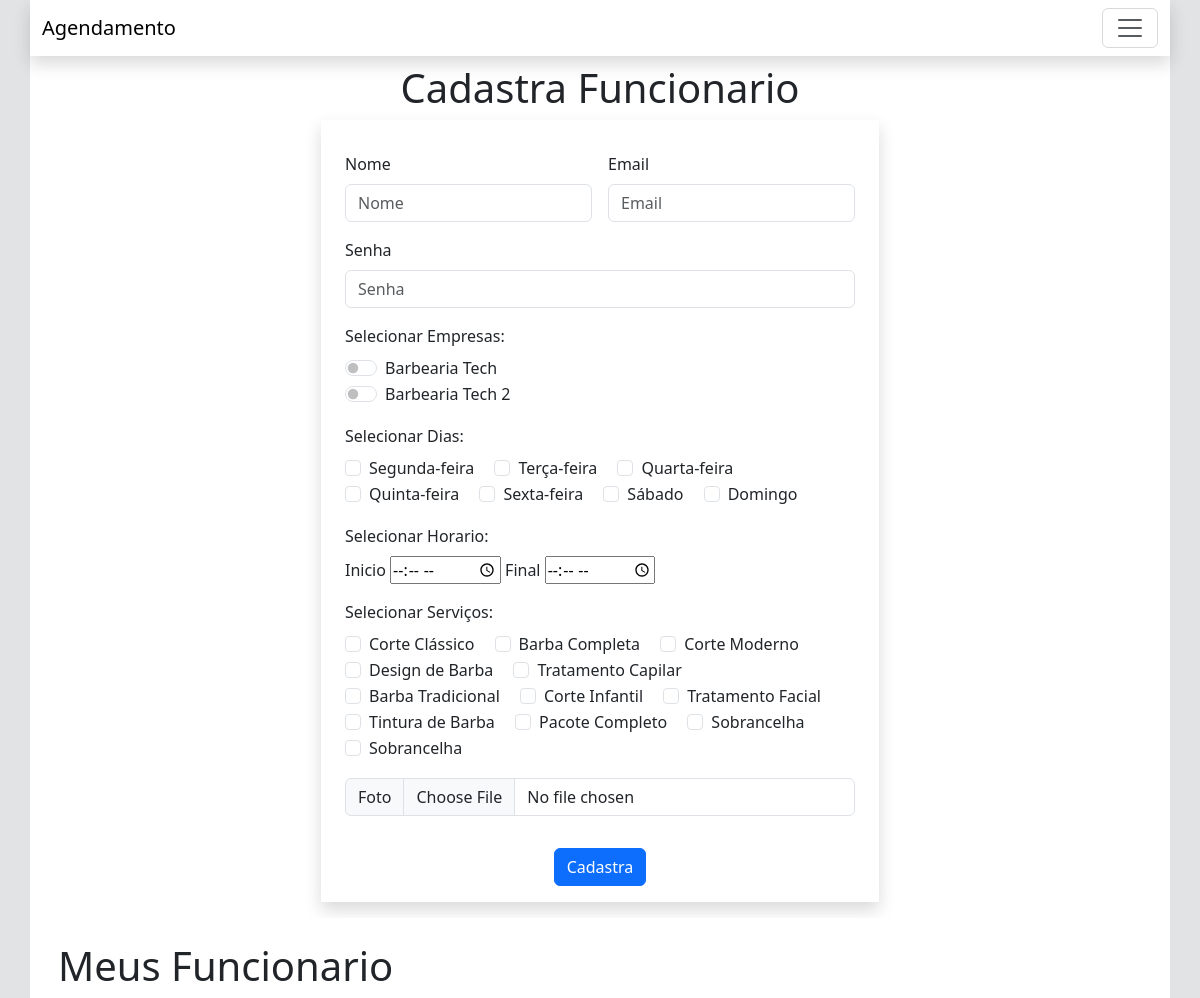
The app's page /cadastrar-funcionario/ (signed in), older data.
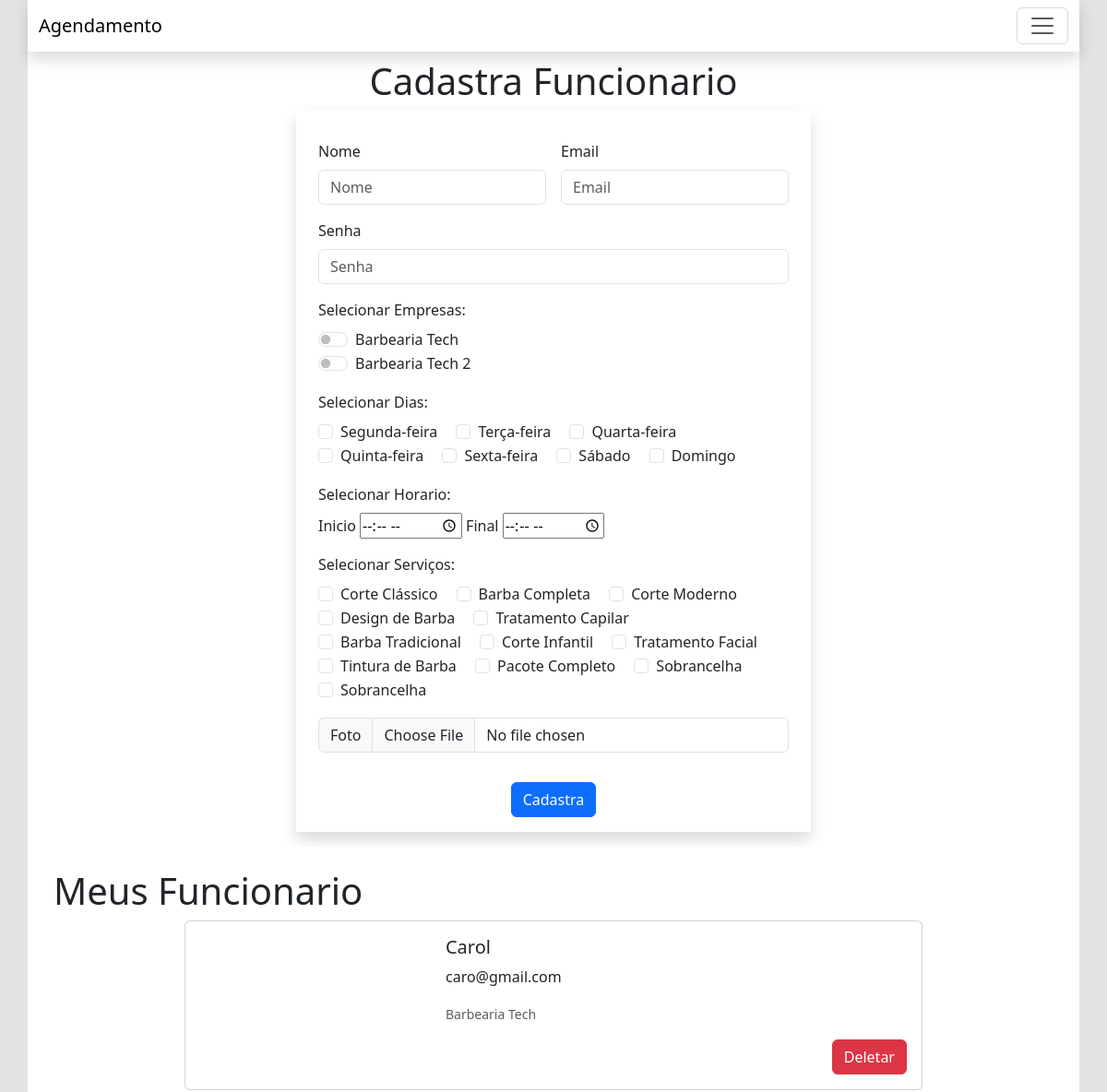
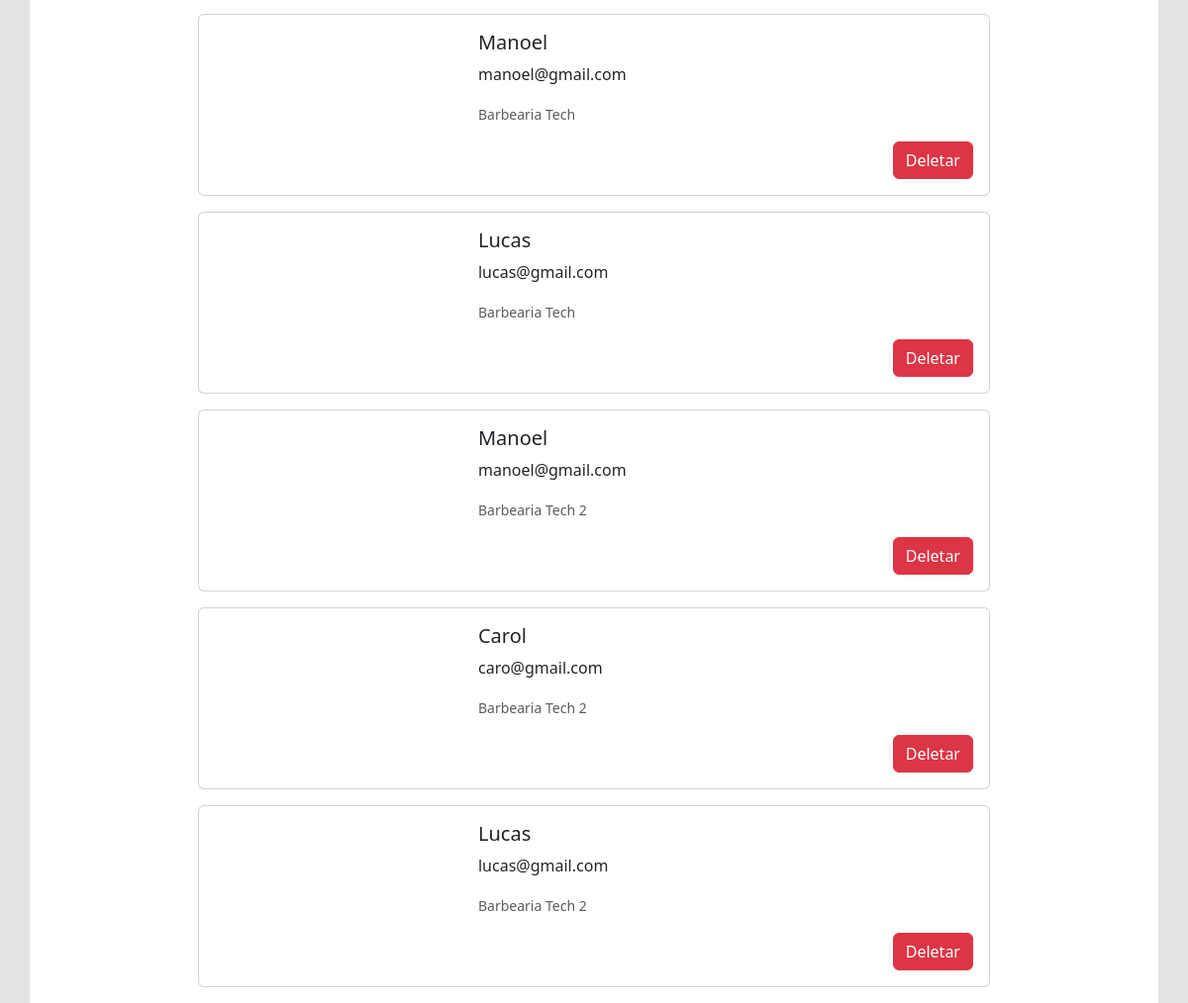
The same page, newer data (2 pictures, top to bottom).
### agenda/models.py (models this page shows)
class Empresa(models.Model):
    id = models.AutoField(primary_key=True)
    nome = models.CharField(max_length=200, blank=True, null=True)
    foto = models.ImageField(upload_to='imagens/', null=True, blank=True)
    descricao = models.CharField(max_length=200, blank=True, null=True)
    cep = models.CharField(max_length=200, blank=True, null=True)
    numero = models.CharField(max_length=200, blank=True, null=True)
    complemento = models.CharField(max_length=200, blank=True, null=True)
    gerente = models.ForeignKey(User, on_delete=models.SET_NULL, blank=True, null=True)

class Dia(models.Model):
    id = models.AutoField(primary_key=True)
    nome = models.CharField(max_length=30)

class Servico(models.Model):
    id = models.AutoField(primary_key=True)
    nome = models.CharField(max_length=200, blank=True, null=True)
    descricao = models.CharField(max_length=200, blank=True, null=True)
    valor = models.FloatField()
    tempoServico = models.TimeField()
    intervalo = models.TimeField(blank=True, null=True)
    status = models.BooleanField(default=True)
    foto = models.ImageField(upload_to='imagens/', null=True, blank=True)
    empresa = models.ForeignKey(Empresa, on_delete=models.SET_NULL, blank=True, null=True)

class EmpresaFuncionario(models.Model):
    id = models.AutoField(primary_key=True)
    funcionario = models.ForeignKey(User, on_delete=models.SET_NULL, blank=True, null=True)
    empresa = models.ForeignKey(Empresa, on_delete=models.SET_NULL, blank=True, null=True)

class User(AbstractUser):
    TIPO_ADM_CHOICES = (('G', 'Gerente'), ('F', 'Funcionario'), ('C', 'Cliente'))
    id = models.AutoField(primary_key=True)
    celular = models.CharField(max_length=20, blank=True, null=True)
    username = models.CharField(max_length=150, blank=True, null=True)
    email = models.EmailField(unique=True)
    tipo = models.CharField(max_length=1, choices=TIPO_ADM_CHOICES)
    foto = models.ImageField(upload_to='imagens/', null=True, blank=True)
    USERNAME_FIELD = 'email'
    REQUIRED_FIELDS = ['password']

### agenda/views.py (the view, shortened to what this page needs)
# urls.py: path('cadastrar-funcionario/', views.cadastrarFuncionario, name='cadastrarFuncionario'),
def cadastrarFuncionario(request):
    dias = models.Dia.objects.all()
    empresas = models.Empresa.objects.filter(gerente_id=request.user.pk)
    servicos = models.Servico.objects.filter(empresa_id__in=empresas, status=True)
    funcionarios = models.EmpresaFuncionario.objects.filter(empresa_id__in=empresas)
    return render(request, 'agenda/cadastrar-funcionario.html', {
        'empresas': empresas,
        'dias': dias,
        'servicos': servicos,
        'funcionarios': funcionarios})

### agenda/templates/agenda/cadastrar-funcionario.html (shortened to what the changed rows need)
{% extends 'global/base.html' %}
{% load static %}
{% block 'head' %}
<link href="{% static 'agenda/css/login.css' %}" rel="stylesheet">
{% endblock 'head' %}
{% block 'conteudo' %}
<section class="p-0 bg-secondary-subtle">
    <div class="container pb-3 h-100 bg-white">
        <h1 class="text-center pt-2">Cadastra Funcionario</h1>
        <form action="{% url 'agenda:cadastrarFuncionario' %}" method="POST" class="row g-3 w-50 m-auto p-3 shadow" enctype="multipart/form-data">
            <div class="col-12">
                {% if empresas %}
                    {% for empresa in empresas %}
                        <div class="form-check form-switch">
                            <input class="form-check-input" type="checkbox" value="{{ empresa.pk }}" name="idEmpresa" role="switch" id="idEmpresa{{ empresa.pk }}">
                            <label class="form-check-label" for="idEmpresa{{ empresa.pk }}">{{ empresa.nome }}</label>
                        </div>
                    {% endfor %}
                {% endif %}
            </div>
            <div class="col-12">
                {% if dias %}
                    {% for dia in dias %}
                        <div class="form-check form-check-inline">
                            <input class="form-check-input" type="checkbox" name="idDia" id="iddia{{ dia.pk }}" value="{{ dia.pk }}">
                            <label class="form-check-label" for="idDia{{ dia.pk }}">{{ dia.nome }}</label>
                        </div>
                    {% endfor %}
                {% endif %}
            </div>
            <div class="col-12">
                {% if servicos %}
                    {% for servico in servicos %}
                        <div class="form-check form-check-inline">
                            <input class="form-check-input" type="checkbox" name="idServico" id="idServico{{ servico.pk }}" value="{{ servico.pk }}">
                            <label class="form-check-label" for="idServico{{ servico.pk }}">{{ servico.nome }}</label>
                        </div>
                    {% endfor %}
                {% endif %}
            </div>
        </form>
    </div>
    <div class="container pt-4 h-100 bg-white">
        <h1 class="ms-3">Meus Funcionario</h1>
        <div class="d-flex justify-content-center flex-wrap">
            {% if funcionarios %}
                {% for funcionario in funcionarios %}
                    <div class="card mb-3" style="width: 50rem;">
                        <div class="row g-0">
                            <div class="col-md-4">
                            </div>
                            <div class="col-md-8">
                                <div class="card-body">
                                    <h5 class="card-title">{{ funcionario.funcionario.username }}</h5>
                                    <p class="card-text">{{ funcionario.funcionario.email }}</p>
                                    <p class="card-text"><small class="text-body-secondary">{{ funcionario.empresa.nome }}</small></p>
                                    <form action="{% url 'agenda:deletarFuncionario' %}" method="POST">
                                        <div class="d-flex justify-content-end">
                                            <button type="submit" class="btn btn-danger">Deletar</button>
                                        </div>
                                    </form>
                                </div>
                            </div>
                        </div>
                    </div>
                {% endfor %}
            {% endif %}
        </div>
    </div>
</section>
{% endblock 'conteudo' %}

Row changes from the older to the newer data that the page shows:
added EmpresaFuncionario: funcionario.username "Carol", funcionario.email "caro@gmail.com", empresa.nome "Barbearia Tech"
added EmpresaFuncionario: funcionario.username "Manoel", funcionario.email "manoel@gmail.com", empresa.nome "Barbearia Tech"
added EmpresaFuncionario: funcionario.username "Lucas", funcionario.email "lucas@gmail.com", empresa.nome "Barbearia Tech"
added EmpresaFuncionario: funcionario.username "Manoel", funcionario.email "manoel@gmail.com", empresa.nome "Barbearia Tech 2"
added EmpresaFuncionario: funcionario.username "Carol", funcionario.email "caro@gmail.com", empresa.nome "Barbearia Tech 2"
added EmpresaFuncionario: funcionario.username "Lucas", funcionario.email "lucas@gmail.com", empresa.nome "Barbearia Tech 2"
